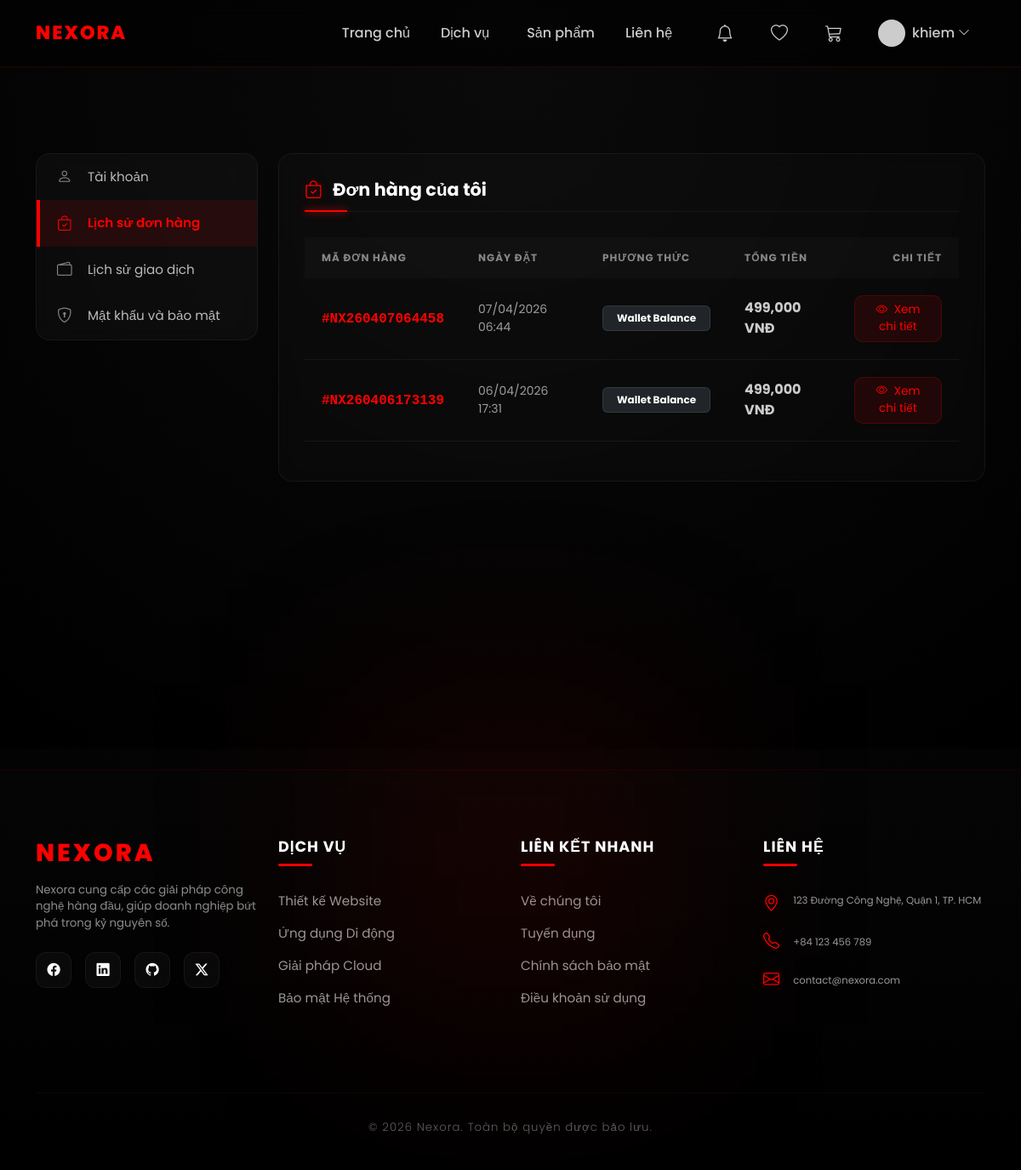
The page /users/orders/ (signed in) on the database as committed earlier.
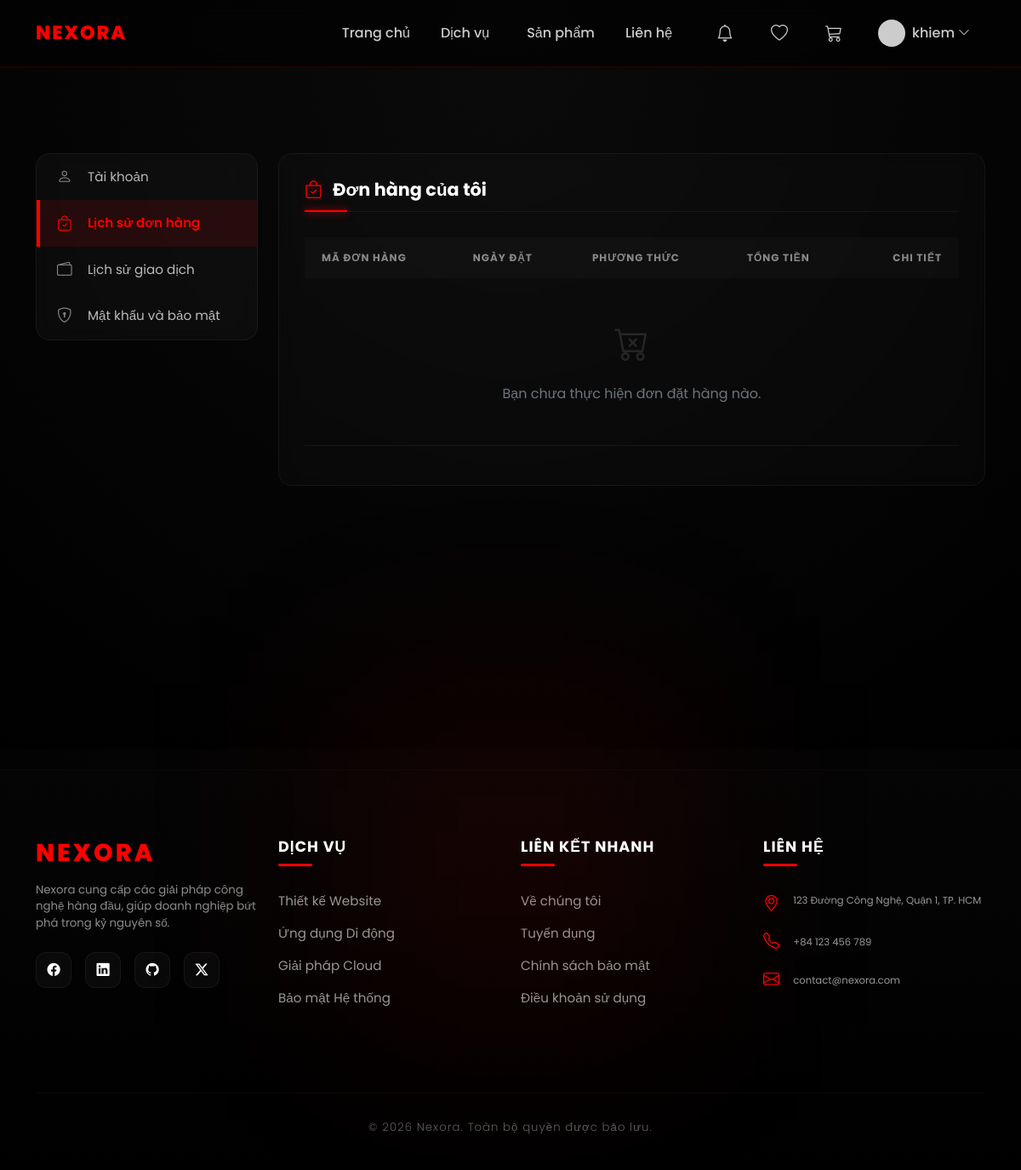
The same page on the database as committed later.
### shops/models.py (models this page shows, shortened)
class Order(models.Model):
    STATUS_CHOICES = [
        ('Pending', 'Chờ thanh toán'),
        ('Paid', 'Đã thanh toán'),
        ('Processing', 'Đang xử lý'),
        ('Completed', 'Hoàn thành'),
        ('Cancelled', 'Đã hủy'),
    ]
    PAYMENT_METHOD_CHOICES = [
        ('Bank Transfer', 'Chuyển khoản ngân hàng'),
        ('Momo', 'Ví điện tử Momo'),
        ('ZaloPay', 'Ví điện tử ZaloPay'),
    ]
    PAYMENT_STATUS_CHOICES = [
        ('Pending', 'Chờ thanh toán'),
        ('Paid', 'Đã thanh toán'),
    ]
    order_id = models.CharField(max_length=20, unique=True, editable=False, null=True)
    user = models.ForeignKey(User, on_delete=models.CASCADE, related_name='orders', null=True, blank=True)
    full_name = models.CharField(max_length=255)
    email = models.EmailField()
    phone = models.CharField(max_length=20)
    address = models.TextField(blank=True, null=True)
    note = models.TextField(blank=True, null=True)
    total_price = models.BigIntegerField(default=0)
    discount_amount = models.BigIntegerField(default=0)
    final_price = models.BigIntegerField(default=0)
    coupon = models.ForeignKey(Coupon, on_delete=models.SET_NULL, null=True, blank=True)
    status = models.CharField(max_length=20, choices=STATUS_CHOICES, default='Pending')
    payment_method = models.CharField(max_length=20, choices=PAYMENT_METHOD_CHOICES, default='Bank Transfer')
    payment_status = models.CharField(max_length=20, choices=PAYMENT_STATUS_CHOICES, default='Pending')
    created_at = models.DateTimeField(auto_now_add=True)
    updated_at = models.DateTimeField(auto_now=True)

### users/views.py (the view)
# urls.py: path('orders/', views.user_order_list, name='order_list'),
@login_required
def user_order_list(request):
    orders = request.user.orders.all().order_by('-created_at')
    return render(request, 'users/order.html', {'orders': orders})

### shops/models.py (called while the page is built)
    def get_total_price(self):
        return self.price * self.quantity

### users/templates/users/order.html (shortened to what the changed rows need)
{% extends "shops/base.html" %}
{% load static %}
{% load humanize %}
{% block extra_head %}
<link rel="stylesheet" href="{% static 'css/wallet.css' %}">
<link rel="stylesheet" href="{% static 'css/profile.css' %}">
{% endblock %}
{% block body_block %}
<div class="profile-page">
    <div class="container">
        <div class="row g-4">
            <div class="col-lg-9">
                <div class="content-card">
                    <div class="table-responsive">
                        <table class="table order-table text-white">
                            <thead>
                                <tr>
                                    <th>Mã đơn hàng</th>
                                    <th>Ngày đặt</th>
                                    <th>Phương thức</th>
                                    <th>Tổng tiền</th>
                                    <th class="text-end">Chi tiết</th>
                                </tr>
                            </thead>
                            <tbody>
                                {% for order in orders %}
                                <tr>
                                    <td>
                                        <span class="order-id-link">#{{ order.order_id }}</span>
                                    </td>
                                    <td class="small opacity-75">
                                        {{ order.created_at|date:"d/m/Y H:i" }}
                                    </td>
                                    <td>
                                        <span class="badge bg-dark border border-secondary border-opacity-25 px-3 py-2">
                                            {{ order.get_payment_method_display }}
                                        </span>
                                    </td>
                                    <td class="fw-bold">
                                        {{ order.final_price|intcomma }} VNĐ
                                    </td>
                                    <td class="text-end">
                                        <button type="button" class="btn btn-view-order" data-bs-toggle="modal" data-bs-target="#orderModal{{ order.id }}">
                                            <i class="bi bi-eye me-1"></i> Xem chi tiết
                                        </button>
                                    </td>
                                </tr>
                                {% empty %}
                                <tr>
                                    <td colspan="5" class="text-center py-5 text-secondary">
                                        <i class="bi bi-cart-x d-block fs-1 mb-3 opacity-25"></i>
                                        Bạn chưa thực hiện đơn đặt hàng nào.
                                    </td>
                                </tr>
                                {% endfor %}
                            </tbody>
                        </table>
                    </div>
                </div>
            </div>
        </div>
    </div>
</div>
{% endblock %}

Rows that differ between the two databases and show on the page:
removed Order: order_id "NX260407064458", created_at "07/04/2026 06:44", payment_method "Wallet Balance", final_price "499,000"
removed Order: order_id "NX260406173139", created_at "06/04/2026 17:31", payment_method "Wallet Balance", final_price "499,000"
Other text that changed with them:
text now shown: "Bạn chưa thực hiện đơn đặt hàng nào."
